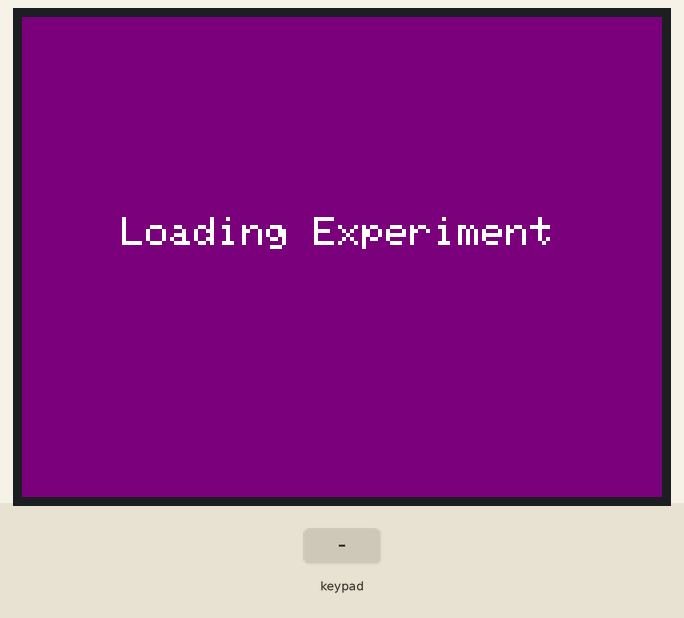
The sketch below on a simulated ESP32. Parts: 320×240 colour display. The test bench sets the inputs (shaded band). Random numbers use the default seed unless the sketch sets one.

Above: at 8.9 s.
9.0 s: key 'A' pressed
At 10.3 s:
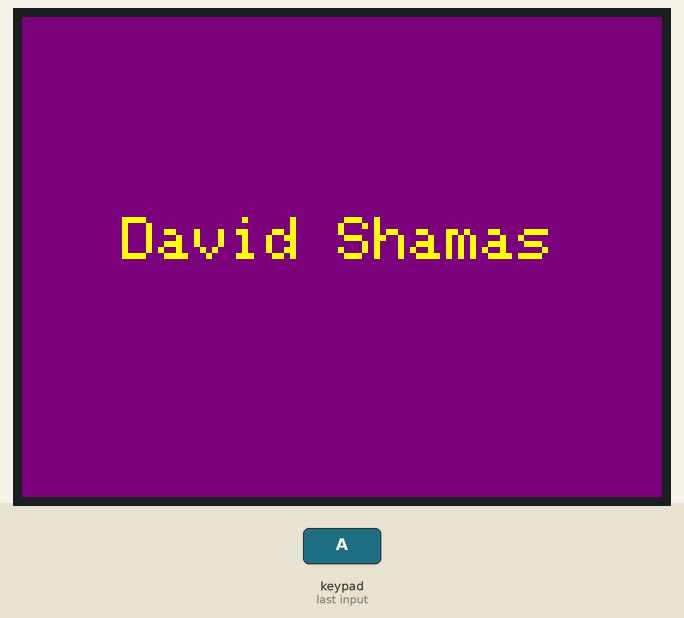
10.7 s: key 'B' pressed
At 11.8 s:
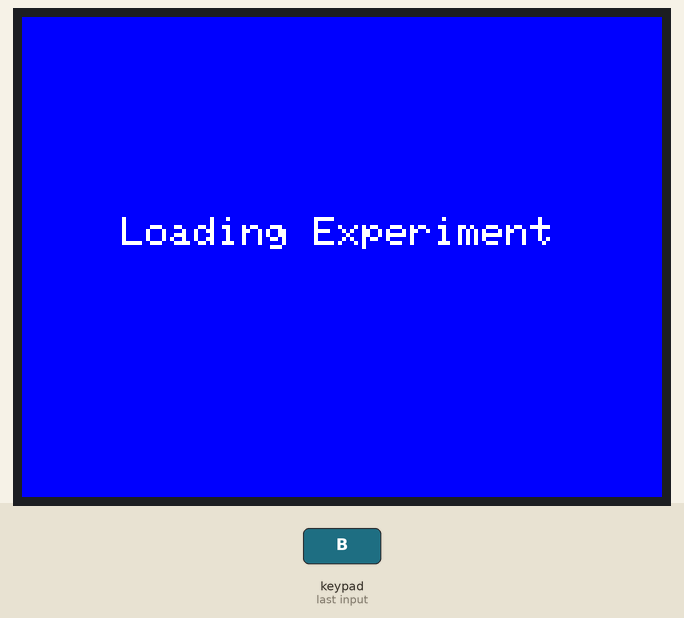
12.4 s: key 'C' pressed
At 13.8 s:
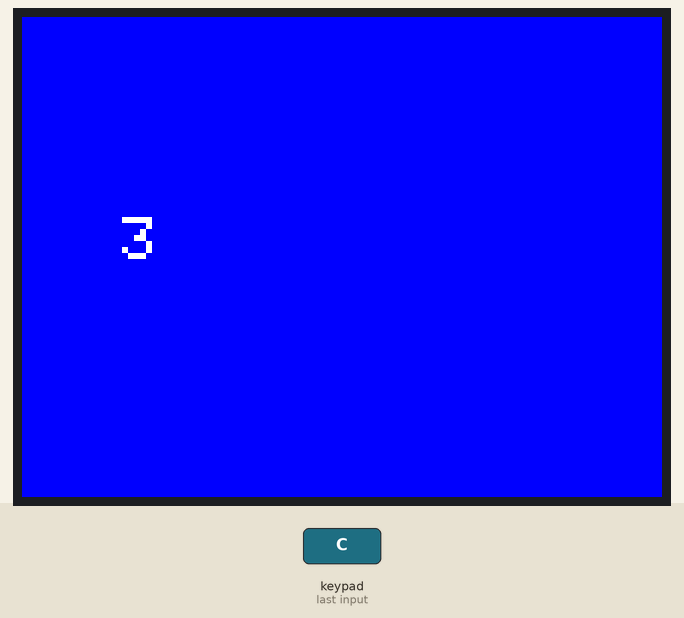
14.1 s: key 'C' pressed
At 15.4 s:
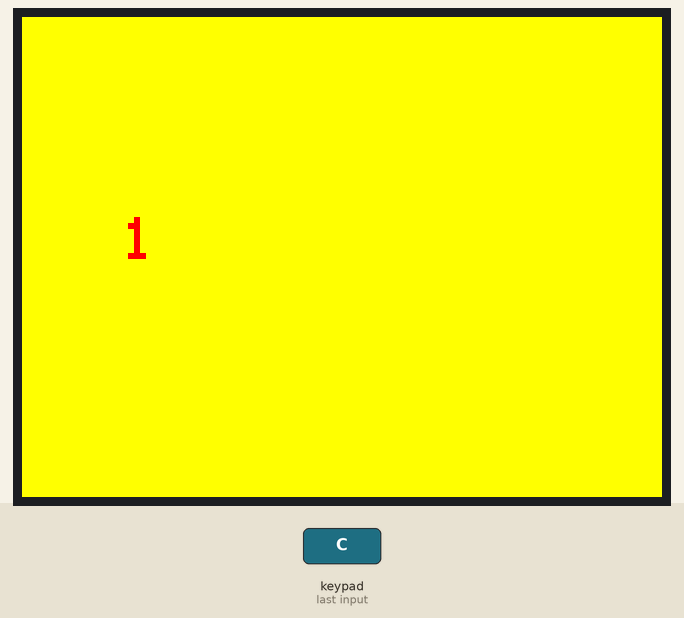
15.8 s: key 'A' pressed
At 16.7 s:
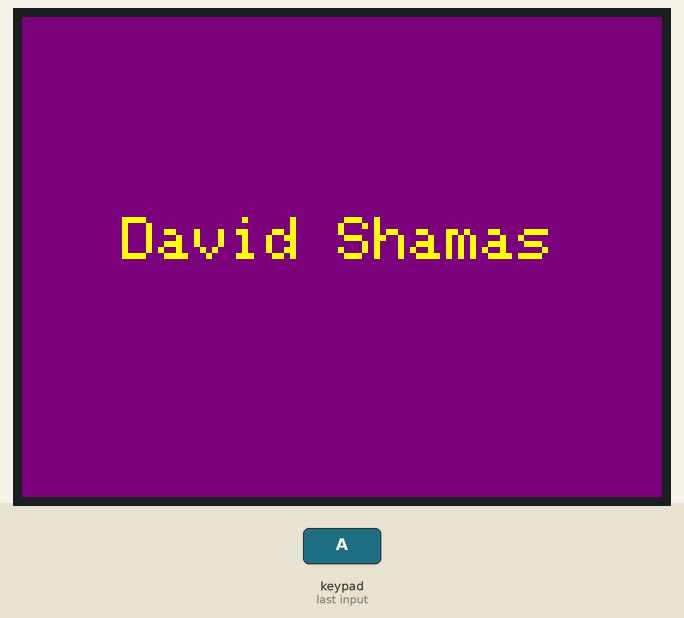
Timing chart, 0 to 18.5 s (numbered marks = the images above; inputs shaded):
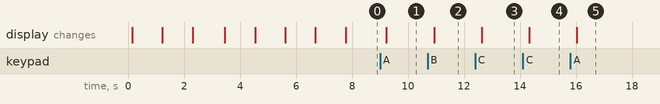

Measured:
- after the input at 9.0 s, the display: changes after 0.23 s (image 1)
- after the input at 10.7 s, the display: changes after 0.24 s (image 2)
- after the input at 12.4 s, the display: changes after 0.23 s (image 3)
- after the input at 14.1 s, the display: changes after 0.23 s (image 4)
- after the input at 15.8 s, the display: changes after 0.23 s (image 5)

The sketch:

assign3-1Part1.ino
```cpp
/* Lab 3.1: Working with Displays and Touchscreen Buttons
    David Shamas
    June 2nd 2025
    david.loadingexperiment@gmail.com
*/
#include <M5Core2.h>

// global variable
String myName = "David Shamas";
long randNum = 0;

void setup() {
  //we need to start the library to use it
  M5.begin();

  //setting randNum seed
  randomSeed(analogRead(0));

  //color screen red
  M5.Lcd.fillScreen(RED);

  //delay 1 second
  delay(1000);

  //color screen white
  M5.Lcd.fillScreen(WHITE);

  //delay 1 second
  delay(1000);

  //color screen blue
  M5.Lcd.fillScreen(BLUE);

  //delay 1 second
  delay(1000);

  //color screen black
  M5.Lcd.fillScreen(BLACK);

  //set curser to 20,20
  M5.Lcd.setCursor(20,20);

  //set text size to 2
  M5.Lcd.setTextSize(2);

  //Text Color
  M5.Lcd.setTextColor(WHITE);

  //write name
  M5.Lcd.print("David Shamas");


  //delay 1 second
  delay(1000);
  //changing to prt 2
  //changing screen to white
  M5.Lcd.fillScreen(WHITE);
  //adding part 2 text
  //set text size to 2
  M5.Lcd.setTextSize(2);
  //set curser to center
  M5.Lcd.setCursor(100,100);
  //Text Color
  M5.Lcd.setTextColor(BLACK);
  //write Part 2
  M5.Lcd.print("Part 2");
  //delay 1 second
  delay(1000);


  //part 2 starting changing screen to white
  M5.Lcd.fillScreen(WHITE);
  //Text Color
  M5.Lcd.setTextColor(MAGENTA);
  //set text size to be as big as possible on one line
  M5.Lcd.setTextSize(3);
  //set curser to be middle and center
  M5.Lcd.setCursor(70,100);
  //write name
  M5.Lcd.printf("David Shamas");


//delay 1 second
  delay(1000);
  //changing to prt 3
  //changing screen to white
  M5.Lcd.fillScreen(WHITE);
  //adding part 2 text
  //set text size to 2
  M5.Lcd.setTextSize(2);
  //set curser to center
  M5.Lcd.setCursor(100,100);
  //Text Color
  M5.Lcd.setTextColor(BLACK);
  //write Part 3
  M5.Lcd.printf("Part 3");
  //delay 1 second
  delay(1000);


  //set screen color
  M5.Lcd.fillScreen(PURPLE);
  //set to be in the center
  M5.Lcd.setCursor(50,100);
  //set text size
  M5.Lcd.setTextSize(2);
  //set text color
  M5.Lcd.setTextColor(WHITE , PURPLE);
  //print text
  M5.Lcd.print("Loading Experiment");


}

void loop() {
  //setting up the buttons

  M5.update();
  //setting up the first button function
  if (M5.BtnA.wasReleased() || M5.BtnA.pressedFor(1000, 200)) {

    //screen color
    M5.Lcd.fillScreen(PURPLE);
    //centering text
    M5.Lcd.setCursor(50,100);
    //text size
    M5.Lcd.setTextSize(3);
    //text color
    M5.Lcd.setTextColor(YELLOW), PURPLE;
    //what the text is printing
    M5.Lcd.print(myName);

    //setting up second button function
    }  else if (M5.BtnB.wasReleased() || M5.BtnB.pressedFor(1000, 200)) {

    //screen color
    M5.Lcd.fillScreen(BLUE);
    //centering text
    M5.Lcd.setCursor(50,100);
    //text size
    M5.Lcd.setTextSize(2);
    //text color
    M5.Lcd.setTextColor(WHITE , BLUE);
    //what text will say
    M5.Lcd.print("Loading Experiment");

      //setting up third button function
    } else if (M5.BtnC.wasReleased() || M5.BtnC.pressedFor(1000, 200)) {
       //Setting up random number generator
       randNum = random(1,4);
       //setting up first option
       if(randNum == 1){
        //screen color
       M5.Lcd.fillScreen(YELLOW);
       //center the random number
       M5.Lcd.setCursor(50,100);
       //set text size
       M5.Lcd.setTextSize(3);
       //set text color
       M5.Lcd.setTextColor(RED , YELLOW);
       //write the random number
       M5.Lcd.print(randNum);

       //setting up second option
       } else if (randNum ==2) {
         //screen color
       M5.Lcd.fillScreen(BLACK);
       //center the random number
       M5.Lcd.setCursor(50,100);
       //set text size
       M5.Lcd.setTextSize(3);
       //set text color
       M5.Lcd.setTextColor(MAGENTA , BLACK);
       //write the random number
       M5.Lcd.print(randNum);
       //setting up third option
       } else if (randNum ==3){
       //screen color
       M5.Lcd.fillScreen(BLUE);
       //center the random number
       M5.Lcd.setCursor(50,100);
       //set text size
       M5.Lcd.setTextSize(3);
       //set text color
       M5.Lcd.setTextColor(WHITE, BLUE);
       //write the random number
       M5.Lcd.print(randNum);
       }
}}
```
